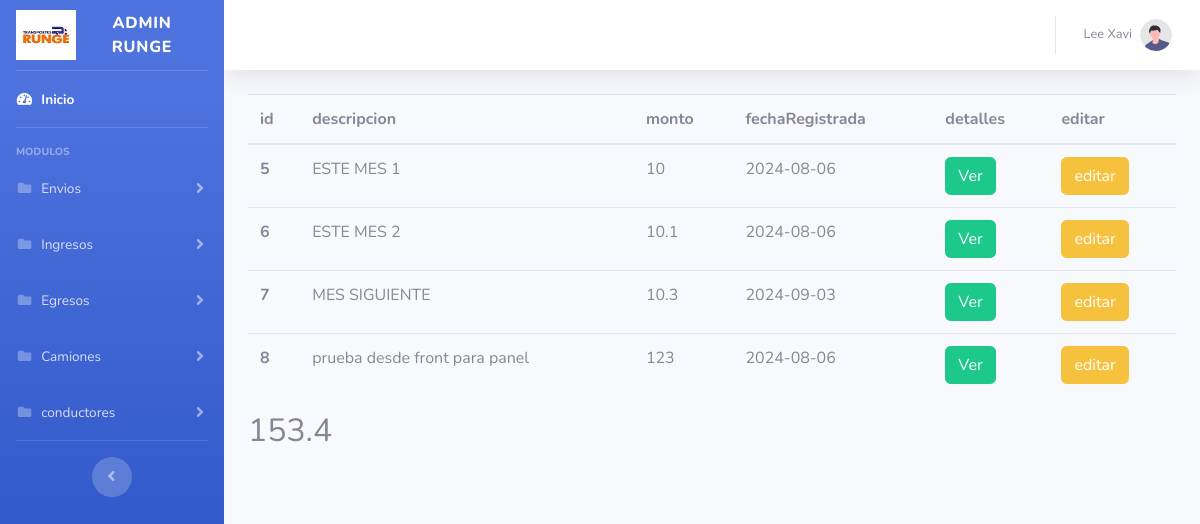
Before: /php/viewEgresosManuales with the older database file.
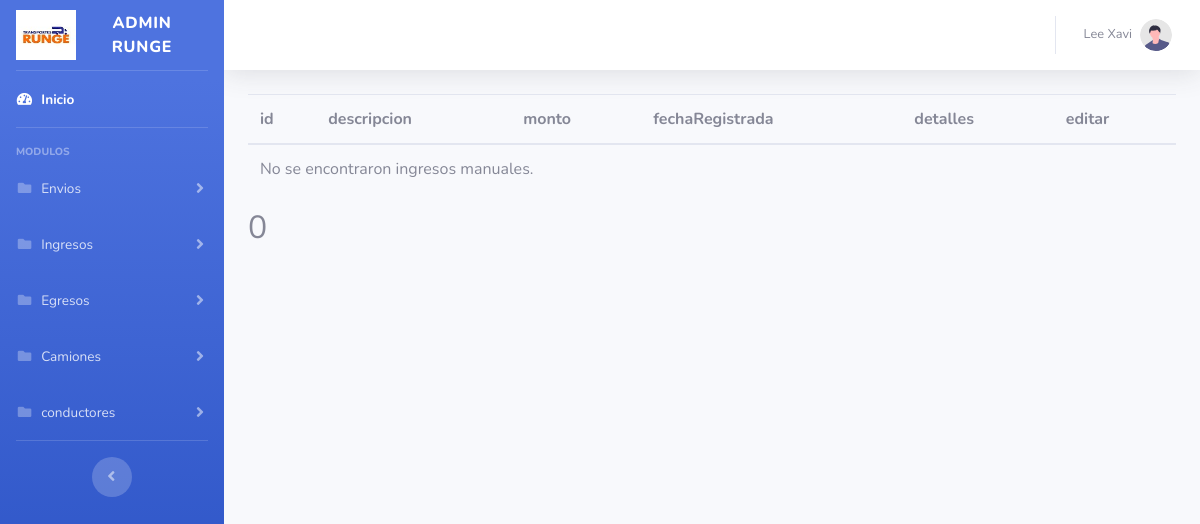
After: the same page with the newer database file.
### tables this page shows
CREATE TABLE `egresosmanuales` (
  `idEgresosManuales` int(11) NOT NULL,
  `descripcionEgresosManuales` text DEFAULT NULL,
  `montoEgresosManuales` double DEFAULT NULL,
  `fechaRegistrada` date DEFAULT NULL
);

### php/egresosmanuales.php (called while the page is built, shortened)
<?php
function listarEgresosManuales($con)
{
    $mensaje = "no hay Egresos manuales registrados";
    $usuarios = [];
    $sqlUsarios = "SELECT* from egresosmanuales;";
    $resultUsuarios = $con->query($sqlUsarios);
    if ($resultUsuarios->num_rows > 0) {
        while ($rowUsuarios = $resultUsuarios->fetch_assoc()) {
            $usuarios[] = $rowUsuarios;
        }
    } else {
        return $mensaje;
    }
    return $usuarios;
}
function sumatoriaEgresosManuales($listarEgresosmanuales)
{
    $total = 0;
    $resultados = $listarEgresosmanuales;
    $tipoderepuesta = gettype($resultados);
    if ($tipoderepuesta == "array") {
        $total = 0;
        foreach ($resultados as $egreso) {
            $total += $egreso['montoEgresosManuales'];
        }
    } else if ($tipoderepuesta == "string") {
        $total = 0;
    }
    return $total;
}

### php/viewEgresosManuales.php (the view, shortened to what this page needs)
<?php
include_once('conection.php');
include_once('egresosmanuales.php');
$egresos=listarEgresosManuales($conexion);
$total=sumatoriaEgresosManuales($egresos);
?>
<!DOCTYPE html>
<html lang="en">
<head>
    <link href="../vendor/fontawesome-free/css/all.min.css" rel="stylesheet" type="text/css">
    <link href="../css/sb-admin-2.min.css" rel="stylesheet">
</head>
<body id="page-top">
    <div id="wrapper">
        <ul class="navbar-nav bg-gradient-primary sidebar sidebar-dark accordion" id="accordionSidebar">
            <a class="sidebar-brand d-flex align-items-center justify-content-center" href="admin">
                <div class="sidebar-brand-icon">
                    <img src="../assetspersonal/img/logorunge.jpg" alt="" width="60" height="50">
                </div>
                <div class="sidebar-brand-text mx-3">Admin runge</div>
            </a>
            <hr class="sidebar-divider my-0">
            <li class="nav-item active">
                <a class="nav-link" href="index.html">
                    <i class="fas fa-fw fa-tachometer-alt"></i>
                    <span>Inicio</span></a>
            </li>
            <hr class="sidebar-divider">
            <div class="sidebar-heading">
                Modulos
            </div>
            <li class="nav-item">
                <a class="nav-link collapsed" href="#" data-toggle="collapse" data-target="#collapsePages" aria-expanded="true" aria-controls="collapsePages">
                    <i class="fas fa-fw fa-folder"></i>
                    <span>Envios</span>
                </a>
            </li>
            <li class="nav-item">
                <a class="nav-link collapsed" href="#" data-toggle="collapse" data-target="#collapsePagesingresosManuales"
                    aria-expanded="true" aria-controls="collapsePagesingresosManuales">
                    <i class="fas fa-fw fa-folder"></i>
                    <span>Ingresos</span>
                </a>
            </li>
            <li class="nav-item">
                <a class="nav-link collapsed" href="#" data-toggle="collapse" data-target="#collapsePagesEgresosManuales"
                    aria-expanded="true" aria-controls="collapsePagesingresosManuales">
                    <i class="fas fa-fw fa-folder"></i>
                    <span>Egresos</span>
                </a>
            </li>
            <li class="nav-item">
                <a class="nav-link collapsed" href="#" data-toggle="collapse" data-target="#collapsePagescamiones" aria-expanded="true" aria-controls="collapsePages">
                    <i class="fas fa-fw fa-folder"></i>
                    <span>Camiones</span>
                </a>
            </li>
            <li class="nav-item">
                <a class="nav-link collapsed" href="#" data-toggle="collapse" data-target="#collapsePagesconductores" aria-expanded="true" aria-controls="collapsePages">
                    <i class="fas fa-fw fa-folder"></i>
                    <span>conductores</span>
                </a>
            </li>
            <hr class="sidebar-divider d-none d-md-block">
            <div class="text-center d-none d-md-inline">
                <button class="rounded-circle border-0" id="sidebarToggle"></button>
            </div>
        </ul>
        <div id="content-wrapper" class="d-flex flex-column">
            <div id="content">
                <nav class="navbar navbar-expand navbar-light bg-white topbar mb-4 static-top shadow">
                    <ul class="navbar-nav ml-auto">
                        <li class="nav-item dropdown no-arrow">
                            <a class="nav-link dropdown-toggle" href="#" id="userDropdown" role="button" data-toggle="dropdown" aria-haspopup="true" aria-expanded="false">
                                <span class="mr-2 d-none d-lg-inline text-gray-600 small">Lee Xavi</span>
                                <img class="img-profile rounded-circle" src="../img/undraw_profile.svg">
                            </a>
                        </li>
                    </ul>
                </nav>
                <div class="container-fluid">
                    <table class="table">
                        <thead>
                            <tr>
                                <th scope="col">id</th>
                                <th scope="col">descripcion</th>
                                <th scope="col">monto</th>
                                <th scope="col">fechaRegistrada</th>
                                <th scope="col">detalles</th>
                                <th scope="col">editar</th>
                            </tr>
                        </thead>
                        <tbody>
                            <?php
                                $tipodeRespuesta=gettype($egresos);
                                if($tipodeRespuesta =='array'){
                                foreach ($egresos as $egreso) {
                                echo '
                                <tr>
                                <th scope="row">'.$egreso['idEgresosManuales'].'</th>
                                <td>'.$egreso['descripcionEgresosManuales'].'</td>
                                <td>'.$egreso['montoEgresosManuales'].'</td>
                                 <td>'.$egreso['fechaRegistrada'].'</td>
                                <td>
                                <form action="detalleEnvio" method="POST">
                                <input type="hidden" id="linkFoto" name="idEnvio" value="'.$egreso['idEgresosManuales'].'" />
                                <button type="submit" class="btn btn-success">Ver</button>
                                </form>
                                </td>
                                 <td>
                                <form action="editarEnvioView" method="POST">
                                <input type="hidden" id="linkFoto" name="idEnvio" value="'.$egreso['idEgresosManuales'].'" />
                                <button type="submit" class="btn btn-warning">editar</button>
                                </form>
                                </td>
                                 </tr>
                                ';
                            }}else if($tipodeRespuesta=='string'){
                                echo '<tr><td colspan="5">No se encontraron ingresos manuales.</td></tr>';
                            }
                            ?>
                        </tbody>
                    </table>
                    <h2><?php echo $total?></h2>
                </div>
            </div>
        </div>
</body>
</html>

Changed rows visible on the page:
removed egresosmanuales: idEgresosManuales "5", descripcionEgresosManuales "ESTE MES 1", montoEgresosManuales "10", fechaRegistrada "2024-08-06"
removed egresosmanuales: idEgresosManuales "6", descripcionEgresosManuales "ESTE MES 2", montoEgresosManuales "10.1", fechaRegistrada "2024-08-06"
removed egresosmanuales: idEgresosManuales "7", descripcionEgresosManuales "MES SIGUIENTE", montoEgresosManuales "10.3", fechaRegistrada "2024-09-03"
removed egresosmanuales: idEgresosManuales "8", descripcionEgresosManuales "prueba desde front para panel", montoEgresosManuales "123", fechaRegistrada "2024-08-06"
Other visible differences:
$total: "153.4" → "0"
text now shown: "No se encontraron ingresos manuales."
